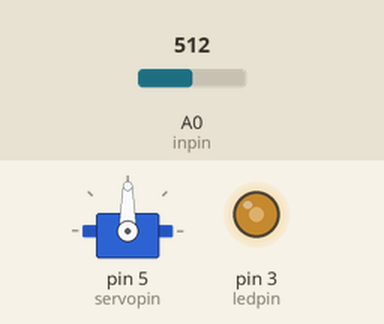
Simulated run of this sketch. Board: Arduino Uno, built with avr-gcc and run on an emulated ATmega328P. Shown: servo, output pins drawn as LEDs (lit = HIGH). The inputs (shaded band) are chosen by the test bench; at power-on: A0 (inpin) = 512.

Above: at 1.2 s.
1.3 s: A0 (inpin) set to 716
At 2.2 s:
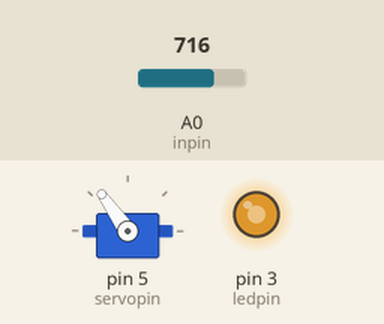
2.8 s: A0 (inpin) set to 900
At 3.3 s:
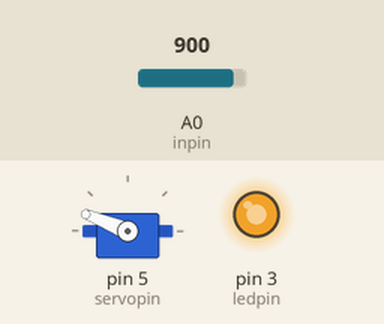
4.3 s: A0 (inpin) set to 1023
At 5.5 s:
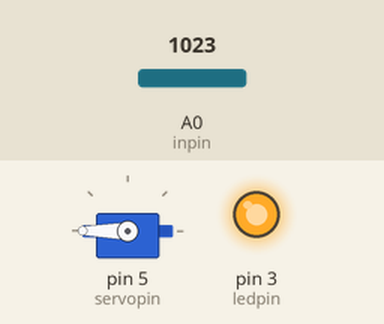
5.8 s: A0 (inpin) set to 306
At 6.7 s:
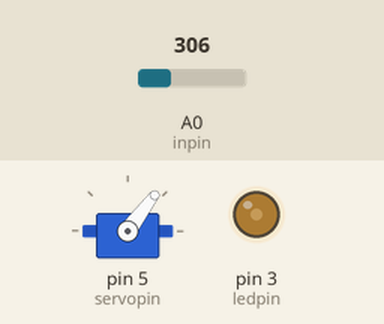
7.3 s: A0 (inpin) set to 122
At 7.7 s:
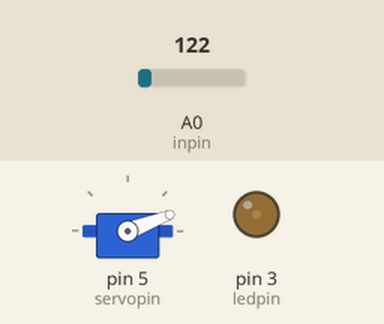
Timing chart, 0 to 9.8 s (numbered marks = the images above; inputs shaded):
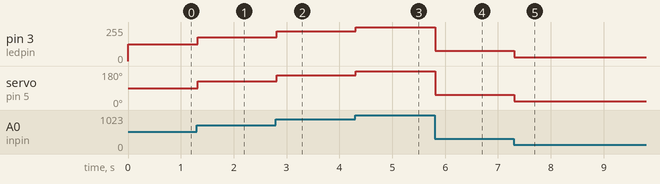

Measured:
- after the input at 1.3 s, pin 3 (ledpin): 127/255 → 178/255 at once; servo on pin 5 (servopin): 90° → 125° at once
- after the input at 2.8 s, pin 3 (ledpin): 178/255 → 224/255 at once; servo on pin 5 (servopin): 125° → 158° at once
- after the input at 4.3 s, pin 3 (ledpin): 224/255 → 255/255 at once; servo on pin 5 (servopin): 158° → 180° at once
- after the input at 5.8 s, pin 3 (ledpin): 255/255 → 76/255 at once; servo on pin 5 (servopin): 180° → 53° at once
- after the input at 7.3 s, pin 3 (ledpin): 76/255 → 30/255 at once; servo on pin 5 (servopin): 53° → 21° at once

The sketch:

blinking_led.ino
```cpp
#include <Servo.h>

Servo myservo;

int inpin = A0;
int servopin = 5;
int ledpin = 3;
int potentval = 0;
void setup() {
  // put your setup code here, to run once:
  pinMode(ledpin, OUTPUT);
  myservo.attach(servopin);
}

void loop() {
  potentval = analogRead(inpin);//0 to 1023
  int val = map(potentval, 0, 1023, 0, 180);
  int ledval = map(potentval, 0, 1023, 0, 255);
  // put your main code here, to run repeatedly:
  analogWrite(ledpin, ledval);
  myservo.write(val);

  delay(15);

}
```
